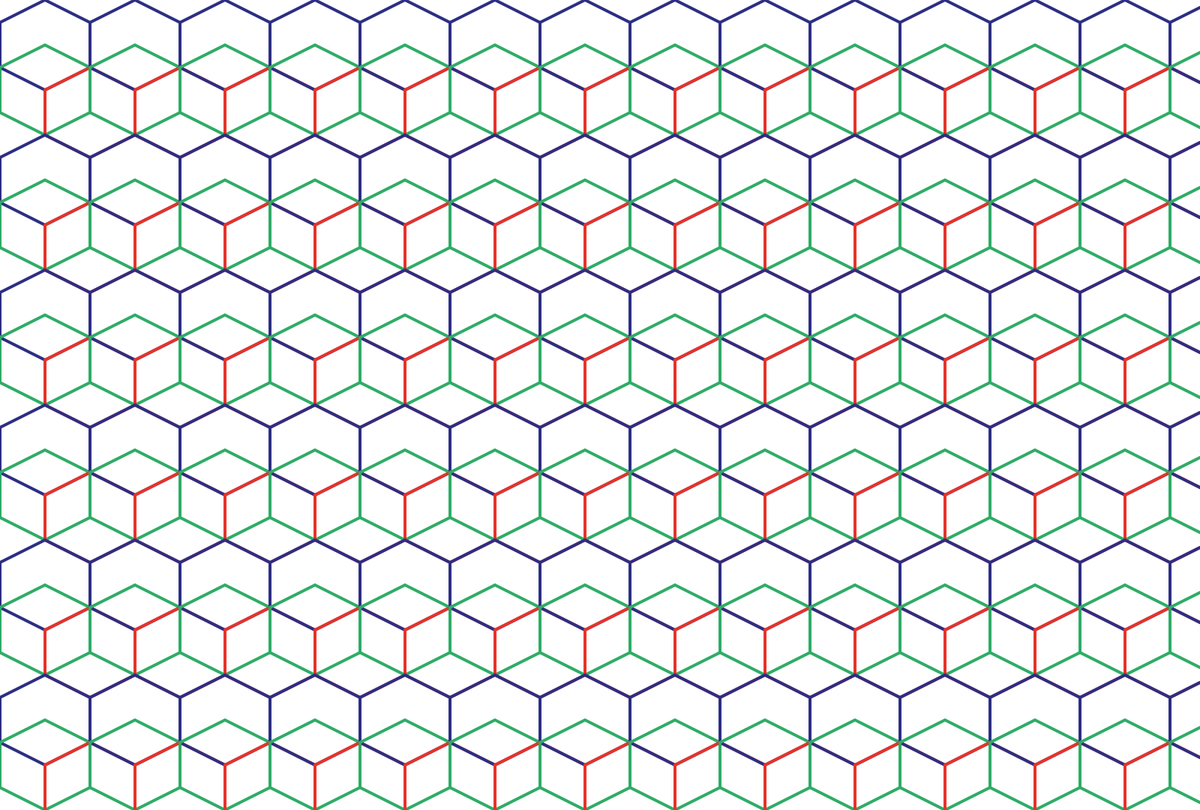
Frame 1 (no input)
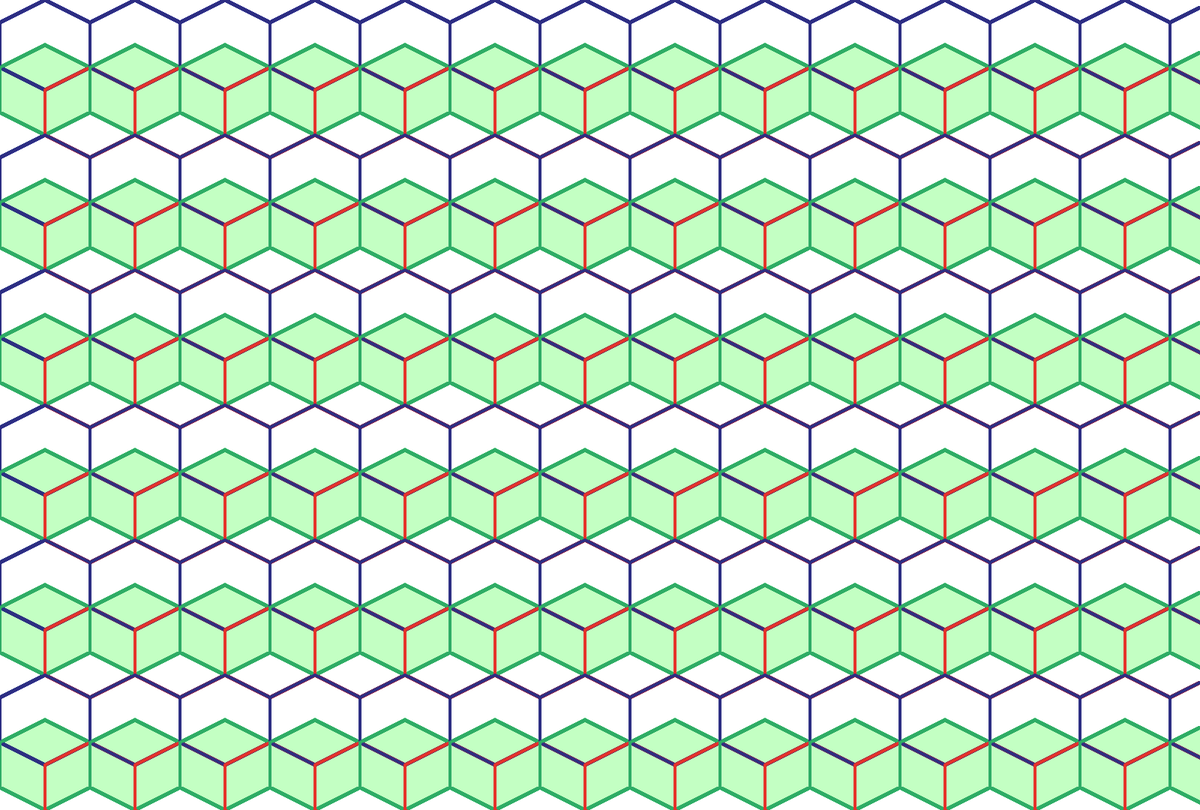
Frame 60 (no input)
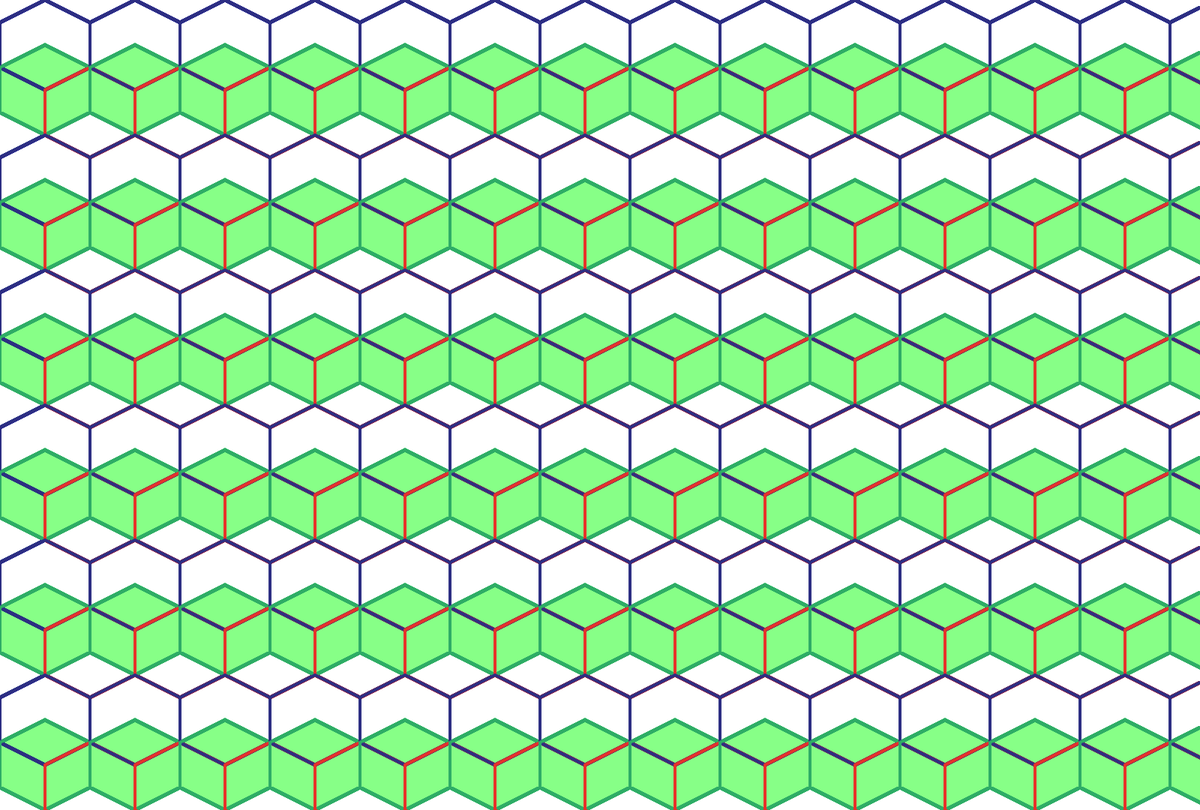
Frame 120 (the mouse pressed at the canvas centre since frame 60)

The p5.js sketch that drew these frames (run headless with seeded random() and noise() and a simulated clock; from frame 60 on, the mouse is pressed at the canvas centre):

// p5.js sketch
// ── sketch.js
function setup() {
  createCanvas(1600, 1080);
  background(255);
  strokeWeight(2);
  stroke(0);
  noFill();
}

function draw() {

  let stepsx = 120;
  let stepsy = 180;
  for (var x = 0; x < width; x += stepsx) {
    for (var y = 0; y < height; y += stepsy) {

      noFill();
      stroke(45, 46, 131);
      strokeWeight(4);
      beginShape();
      vertex(60 + x, 0 + y);
      vertex(120 + x, 30 + y);
      vertex(120 + x, 90 + y);
      vertex(60 + x, 120 + y);
      vertex(0 + x, 90 + y);
      vertex(0 + x, 30 + y);
      endShape(CLOSE);


      fill(47, 172, 102, 1);
      stroke(47, 172, 102);
      strokeWeight(4);
      beginShape();
      vertex(60 + x, 60 + y);
      vertex(120 + x, 90 + y);
      vertex(120 + x, 150 + y);
      vertex(60 + x, 180 + y);
      vertex(0 + x, 150 + y);
      vertex(0 + x, 90 + y);
      endShape(CLOSE);


      noFill();
      stroke(230, 51, 42);
      strokeWeight(4);
      beginShape();
      vertex(120 + x, 90 + y);
      vertex(180 + x, 120 + y);
      vertex(180 + x, 180 + y);
      vertex(120 + x, 210 + y);
      vertex(60 + x, 180 + y);
      vertex(60 + x, 120 + y);
      endShape(CLOSE);


      // line(30, 20, 85, 75);

    }
  }
}
